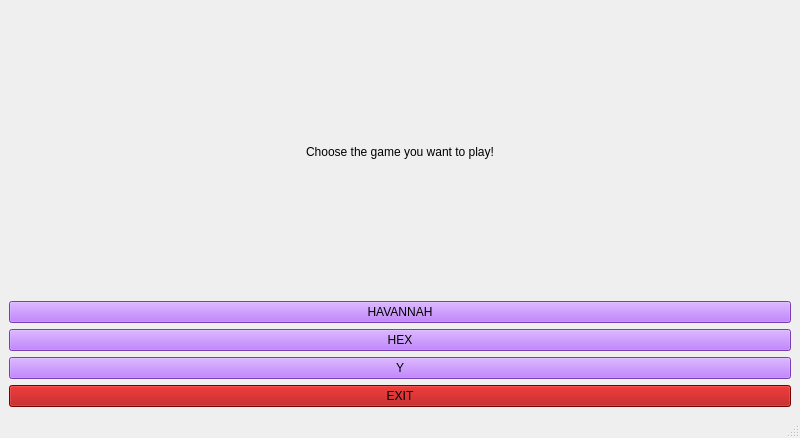
<?xml version="1.0" encoding="UTF-8"?>
<ui version="4.0">
 <class>MainWindow</class>
 <widget class="QMainWindow" name="MainWindow">
  <property name="geometry">
   <rect>
    <x>0</x>
    <y>0</y>
    <width>800</width>
    <height>438</height>
   </rect>
  </property>
  <property name="windowTitle">
   <string>MainWindow</string>
  </property>
  <widget class="QWidget" name="centralwidget">
   <layout class="QVBoxLayout" name="verticalLayout_2">
    <item>
     <widget class="QLabel" name="label">
      <property name="styleSheet">
       <string notr="true">font: 75 25pt &quot;Sitka Text&quot;;</string>
      </property>
      <property name="text">
       <string>&lt;html&gt;&lt;head/&gt;&lt;body&gt;&lt;p align=&quot;center&quot;&gt;Choose the game you want to play!&lt;/p&gt;&lt;/body&gt;&lt;/html&gt;</string>
      </property>
     </widget>
    </item>
    <item>
     <widget class="QPushButton" name="havannahButton">
      <property name="styleSheet">
       <string notr="true">background-color: rgb(170, 85, 255);
font: 75 18pt &quot;Sitka Text&quot;;</string>
      </property>
      <property name="text">
       <string>HAVANNAH</string>
      </property>
     </widget>
    </item>
    <item>
     <widget class="QPushButton" name="hexButton">
      <property name="styleSheet">
       <string notr="true">background-color: rgb(170, 85, 255);
font: 75 18pt &quot;Sitka Text&quot;;</string>
      </property>
      <property name="text">
       <string>HEX</string>
      </property>
     </widget>
    </item>
    <item>
     <widget class="QPushButton" name="yButton">
      <property name="styleSheet">
       <string notr="true">background-color: rgb(170, 85, 255);
font: 75 18pt &quot;Sitka Text&quot;;</string>
      </property>
      <property name="text">
       <string>Y</string>
      </property>
      <property name="autoDefault">
       <bool>false</bool>
      </property>
      <property name="default">
       <bool>false</bool>
      </property>
     </widget>
    </item>
    <item>
     <widget class="QPushButton" name="exitButton">
      <property name="styleSheet">
       <string notr="true">background-color: rgb(170, 0, 0);
font: 75 18pt &quot;Sitka Text&quot;;</string>
      </property>
      <property name="text">
       <string>EXIT</string>
      </property>
     </widget>
    </item>
   </layout>
  </widget>
  <widget class="QMenuBar" name="menubar">
   <property name="geometry">
    <rect>
     <x>0</x>
     <y>0</y>
     <width>800</width>
     <height>21</height>
    </rect>
   </property>
  </widget>
  <widget class="QStatusBar" name="statusbar"/>
 </widget>
 <resources/>
 <connections/>
</ui>
